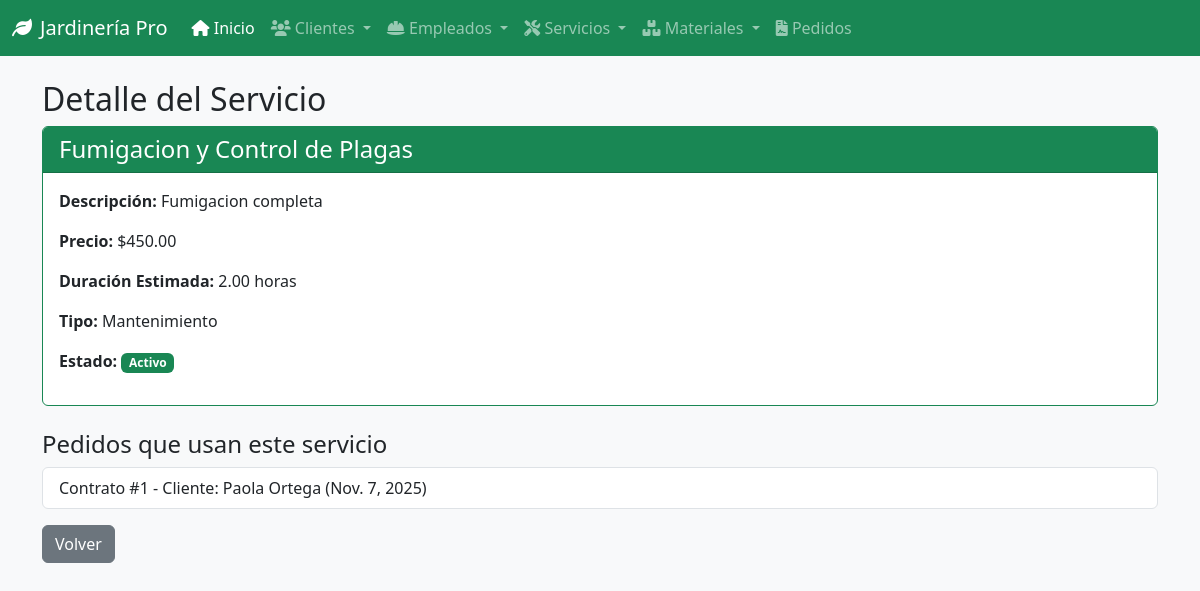
The app's page /servicios/1/ with its own data.
### gestion/models.py (models this page shows, shortened)
class Servicio(models.Model):
    nombre_servicio = models.CharField(max_length=100)
    descripcion = models.TextField()
    precio = models.DecimalField(max_digits=8, decimal_places=2)
    duracion_estimada_horas = models.DecimalField(max_digits=4, decimal_places=2)
    fecha_creacion = models.DateTimeField(auto_now_add=True)
    activo = models.BooleanField(default=True)
    tipo_servicio = models.CharField(max_length=50, help_text="Ej: Poda, Riego, Diseño, Fumigación")

class ContratoServicio(models.Model):
    cliente = models.ForeignKey(Cliente, on_delete=models.CASCADE, related_name='contratos')
    servicio = models.ForeignKey(Servicio, on_delete=models.CASCADE, related_name='contratos')
    empleados = models.ManyToManyField(Empleado, related_name='servicios_asignados')
    fecha_contrato = models.DateField(auto_now_add=True)
    fecha_programada = models.DateField()
    estado = models.CharField(
        max_length=20,
        choices=[
            ('PENDIENTE', 'Pendiente'),
            ('EN_PROGRESO', 'En Progreso'),
            ('COMPLETADO', 'Completado'),
            ('CANCELADO', 'Cancelado'),
        ],
        default='PENDIENTE'
    )
    observaciones = models.TextField(blank=True, null=True)
    costo_total = models.DecimalField(max_digits=10, decimal_places=2, blank=True, null=True)

class Cliente(models.Model):
    nombre = models.CharField(max_length=100)
    apellido = models.CharField(max_length=100)
    telefono = models.CharField(max_length=15, unique=True)
    email = models.EmailField(unique=True)
    direccion = models.CharField(max_length=100)
    ciudad = models.CharField(max_length=100)
    codigo_postal = models.CharField(max_length=10)
    def __str__(self):
        return f"{self.nombre} {self.apellido}"

### gestion/views.py (the view)
# urls.py: path('servicios/<int:servicio_id>/', views.detalle_servicio, name='detalle_servicio'),
def detalle_servicio(request, servicio_id):
    servicio = get_object_or_404(Servicio, pk=servicio_id)
    contratos_servicio = ContratoServicio.objects.filter(servicio=servicio)
    return render(request, 'servicio/detalle_servicio.html', {'servicio': servicio, 'contratos_servicio': contratos_servicio})

### templates/servicio/detalle_servicio.html
{% extends 'base.html' %}
{% block content %}
<h2>Detalle del Servicio</h2>
<div class="card border-success mb-4">
    <div class="card-header bg-success text-white">
        <h4 class="mb-0">{{ servicio.nombre_servicio }}</h4>
    </div>
    <div class="card-body">
        <p><strong>Descripción:</strong> {{ servicio.descripcion }}</p>
        <p><strong>Precio:</strong> ${{ servicio.precio }}</p>
        <p><strong>Duración Estimada:</strong> {{ servicio.duracion_estimada_horas }} horas</p>
        <p><strong>Tipo:</strong> {{ servicio.tipo_servicio }}</p>
        <p><strong>Estado:</strong> {% if servicio.activo %}<span class="badge bg-success">Activo</span>{% else %}<span class="badge bg-danger">Inactivo</span>{% endif %}</p>
    </div>
</div>
<h4>Pedidos que usan este servicio</h4>
<div class="list-group">
    {% for contrato in contratos_servicio %}
    <a href="#" class="list-group-item list-group-item-action">
        Contrato #{{ contrato.id }} - Cliente: {{ contrato.cliente }} ({{ contrato.fecha_programada }})
    </a>
    {% empty %}
    <p class="text-muted">No hay pedidos vinculados a este servicio aún.</p>
    {% endfor %}
</div>
<div class="mt-3">
    <a href="{% url 'ver_servicios' %}" class="btn btn-secondary">Volver</a>
</div>
{% endblock %}

### records on screen
Servicio: nombre_servicio "Fumigacion y Control de Plagas", descripcion "Fumigacion completa", precio "450.00", duracion_estimada_horas "2.00", tipo_servicio "Mantenimiento"
ContratoServicio: id "1", cliente "Paola Ortega", fecha_programada "Nov. 7, 2025"
